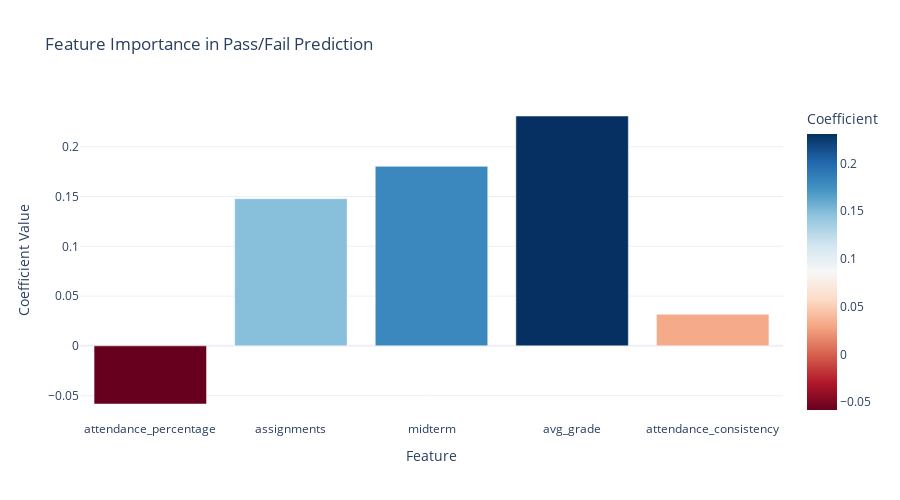

Notebook cell for this chart:
### Code cell
if grades is not None and attendances is not None and model is not None:
    # Feature Importance Bar Plot
    coef_df = pd.DataFrame({
        'Feature': feature_names,
        'Coefficient': model.coef_[0]
    })
    fig = px.bar(coef_df, x='Feature', y='Coefficient', color='Coefficient',
                 color_continuous_scale='RdBu', height=500,
                 title='Feature Importance in Pass/Fail Prediction')
    fig.update_layout(xaxis_title='Feature', yaxis_title='Coefficient Value',
                     showlegend=False, template='plotly_white')
    fig.show()

### Figure 1 — Plotly figure (JSON) as saved in the notebook; plotly's stock layout.template omitted (floating-point values rounded to 4 significant figures)
{"data": [{"hovertemplate": "Feature=%{x}<br>Coefficient=%{marker.color}<extra></extra>", "legendgroup": "", "marker": {"color": [-0.05839, 0.1479, 0.1804, 0.2309, 0.03184], "coloraxis": "coloraxis", "pattern": {"shape": ""}}, "name": "", "orientation": "v", "showlegend": false, "textposition": "auto", "type": "bar", "x": ["attendance_percentage", "assignments", "midterm", "avg_grade", "attendance_consistency"], "xaxis": "x", "y": [-0.05839, 0.1479, 0.1804, 0.2309, 0.03184], "yaxis": "y"}], "layout": {"barmode": "relative", "coloraxis": {"colorbar": {"title": {"text": "Coefficient"}}, "colorscale": [[0, "rgb(103,0,31)"], [0.1, "rgb(178,24,43)"], [0.2, "rgb(214,96,77)"], [0.3, "rgb(244,165,130)"], [0.4, "rgb(253,219,199)"], [0.5, "rgb(247,247,247)"], [0.6, "rgb(209,229,240)"], [0.7, "rgb(146,197,222)"], [0.8, "rgb(67,147,195)"], [0.9, "rgb(33,102,172)"], [1, "rgb(5,48,97)"]]}, "height": 500, "legend": {"tracegroupgap": 0}, "showlegend": false, "title": {"text": "Feature Importance in Pass/Fail Prediction"}, "xaxis": {"anchor": "y", "domain": [0, 1], "title": {"text": "Feature"}}, "yaxis": {"anchor": "x", "domain": [0, 1], "title": {"text": "Coefficient Value"}}}}
